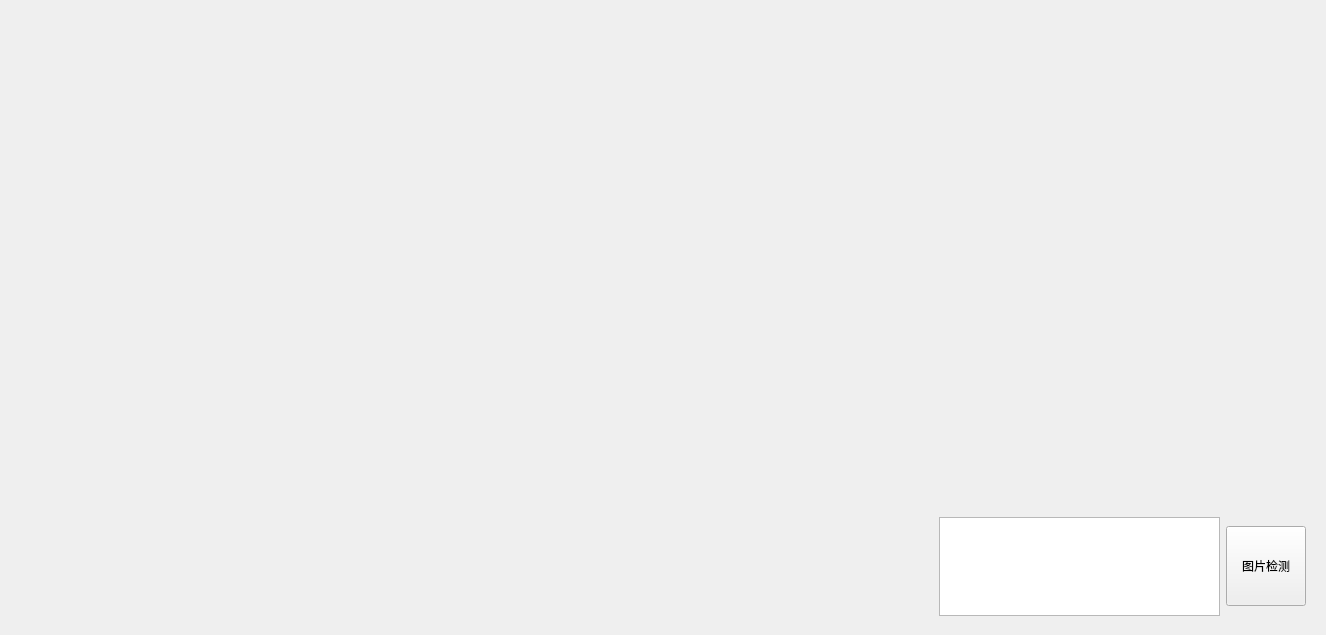
<?xml version="1.0" encoding="UTF-8"?>
<ui version="4.0">
 <class>MainWindow</class>
 <widget class="QWidget" name="MainWindow">
  <property name="geometry">
   <rect>
    <x>0</x>
    <y>0</y>
    <width>1326</width>
    <height>635</height>
   </rect>
  </property>
  <property name="windowTitle">
   <string>图片识别系统</string>
  </property>
  <widget class="QWidget" name="layoutWidget">
   <property name="geometry">
    <rect>
     <x>10</x>
     <y>10</y>
     <width>1301</width>
     <height>611</height>
    </rect>
   </property>
   <layout class="QHBoxLayout" name="horizontalLayout_2" stretch="5,2">
    <property name="leftMargin">
     <number>5</number>
    </property>
    <property name="topMargin">
     <number>5</number>
    </property>
    <property name="rightMargin">
     <number>5</number>
    </property>
    <property name="bottomMargin">
     <number>5</number>
    </property>
    <item>
     <widget class="QLabel" name="label_new">
      <property name="minimumSize">
       <size>
        <width>790</width>
        <height>0</height>
       </size>
      </property>
      <property name="text">
       <string/>
      </property>
     </widget>
    </item>
    <item>
     <layout class="QVBoxLayout" name="verticalLayout" stretch="5,1">
      <item>
       <widget class="QLabel" name="label_old">
        <property name="minimumSize">
         <size>
          <width>0</width>
          <height>60</height>
         </size>
        </property>
        <property name="text">
         <string/>
        </property>
       </widget>
      </item>
      <item>
       <layout class="QHBoxLayout" name="horizontalLayout" stretch="6,1">
        <item>
         <widget class="QTextBrowser" name="textBrowser">
          <property name="readOnly">
           <bool>true</bool>
          </property>
         </widget>
        </item>
        <item>
         <widget class="QPushButton" name="pushButton_img">
          <property name="minimumSize">
           <size>
            <width>80</width>
            <height>80</height>
           </size>
          </property>
          <property name="text">
           <string>图片检测</string>
          </property>
         </widget>
        </item>
       </layout>
      </item>
     </layout>
    </item>
   </layout>
  </widget>
 </widget>
 <resources/>
 <connections/>
</ui>
